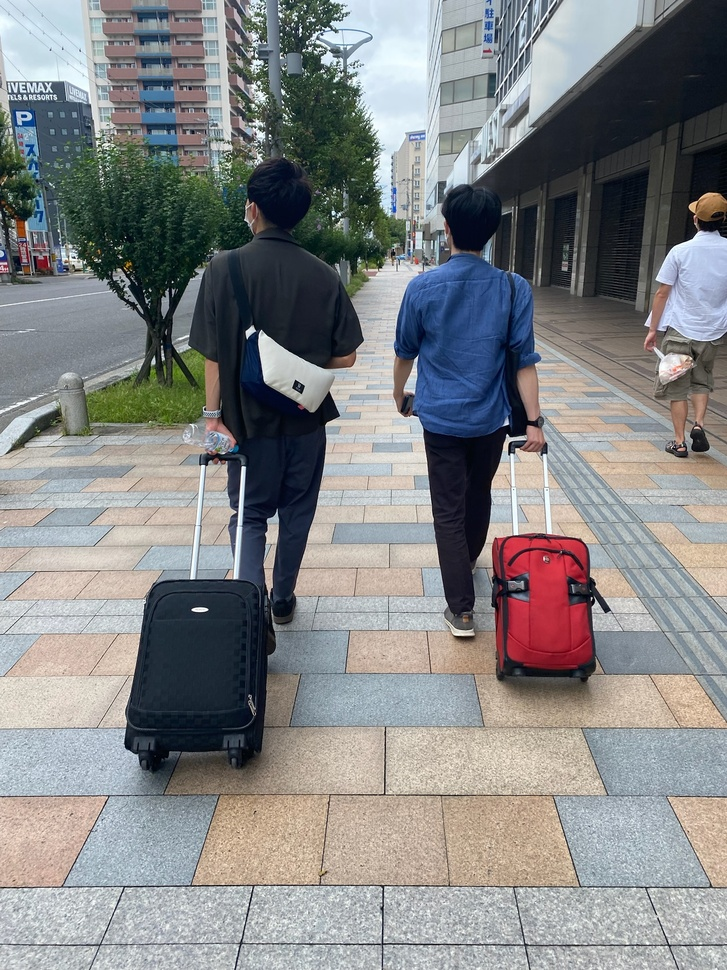
#> input picture input.JPG, 727 x 970 px, shrunk from 1536 x 2048 before the run
$ python -i posterization.py   (imports and definitions only)
#> lines starting #> are read from the running program, lines starting #| are printed output that depends on the picture; after the words box and inside, x2 and y2 are one past the last pixel; in counts of white or black regions, pixels touching at a corner belong together
import cv2
import os
import numpy as np
import argparse
import json

""" view """
SHADOW_UPPER = 25
IN_LOWER = 20
IN_UPPER = 85
OUT_LOWER = 150
EDGE = 2

""" portrait """
# [4 lines of commented-out code are left out]

class Posterization():
    def __init__(self, path):
#> called with path = 'input.JPG'
        self.path = path
        self.img = cv2.imread(path)
#> self.img is the input picture: shape (970, 727, 3); mean B, G, R 133.7, 132.7, 131.5
        self.gray_img = cv2.cvtColor(self.img, cv2.COLOR_RGB2GRAY)
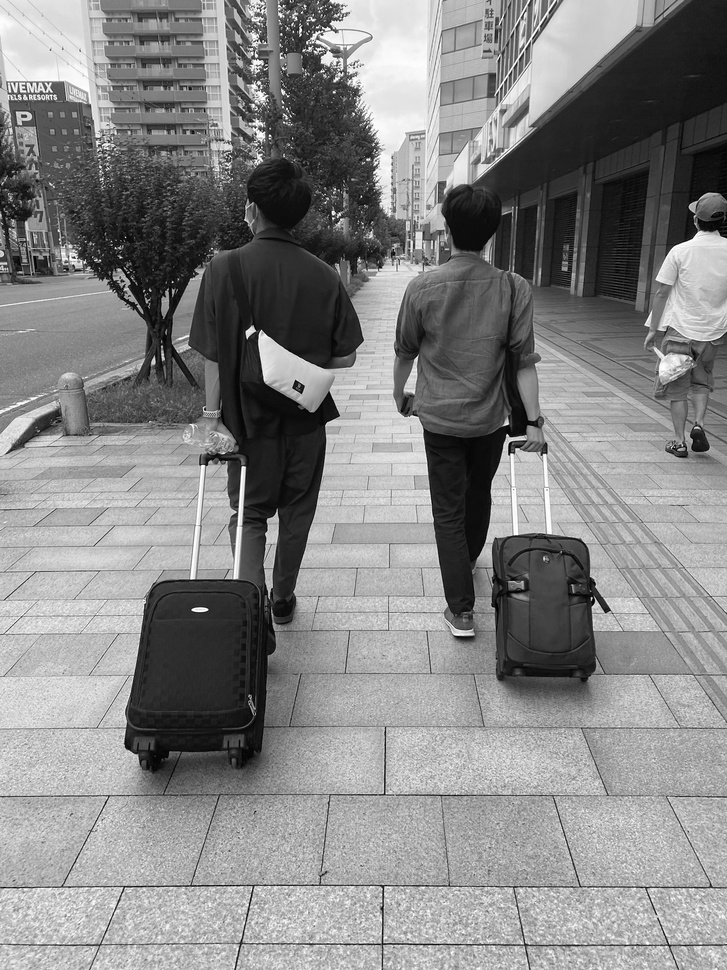
#> self.gray_img: shape (970, 727); min 0, max 255, mean 132.9
        self.gray_img = cv2.GaussianBlur(self.gray_img, (5, 5), 4)

    def get_output(self, n=4, edge=2, shadow_upper=25, in_lower=20, in_upper=85, out_lower=150, color=0):
        colormap = [cv2.COLORMAP_DEEPGREEN, cv2.COLORMAP_OCEAN, cv2.COLORMAP_AUTUMN]
        _, _, sync_img = self.edge_shadow_extract(edge=edge, shadow_upper=shadow_upper)
        pos_img = self.posterization(n=n, in_lower=in_lower, in_upper=in_upper, out_lower=out_lower)
        fin_img = cv2.bitwise_and(pos_img, sync_img)
        fin_img = cv2.applyColorMap(fin_img, colormap[color])
        return fin_img

    def edge_shadow_extract(self, edge=3, shadow_upper=25):
#> called with edge = 2, shadow_upper = 25
        gray = self.gray_img
        edge_img = 255 * np.ones(gray.shape).astype(np.uint8)
        if edge > 0:
            kernel = np.ones((edge,edge),np.uint8)
            edge_img = cv2.Canny(gray, 100, 150)
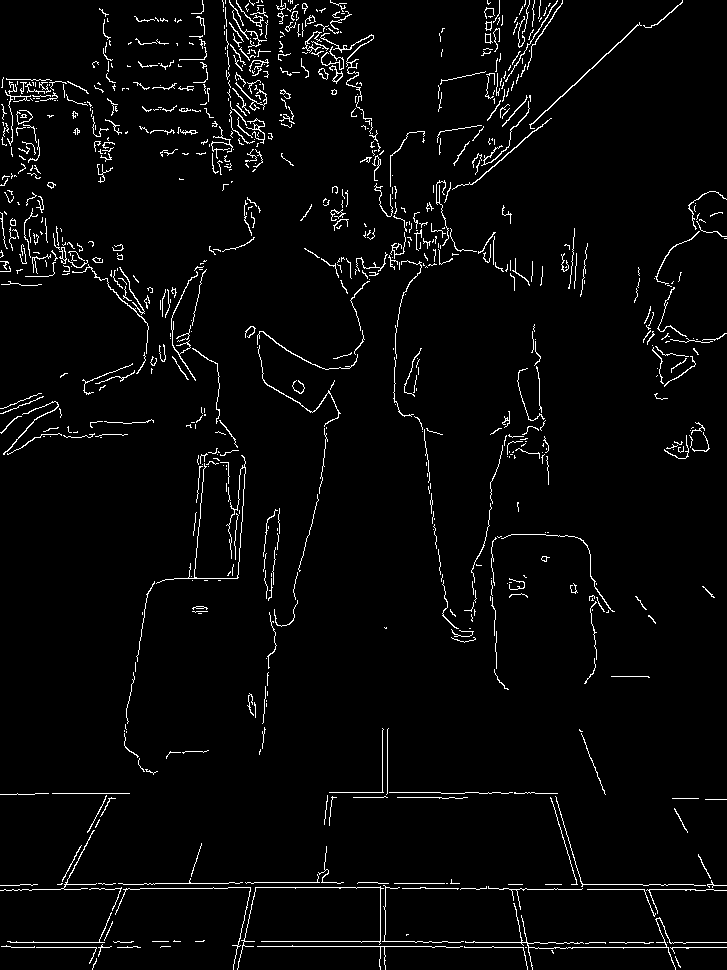
#> edge_img: shape (970, 727); 3.3% white in thin lines or dots
            edge_img = 255 - cv2.dilate(edge_img, kernel, iterations=1)
#> edge_img: shape (970, 727); 92.9% white; black in thin lines or dots
        _, shadow_img = cv2.threshold(gray, shadow_upper, 255, cv2.THRESH_BINARY)
#> shadow_img: shape (970, 727); 95.3% white; 143 black regions (82 under 20 px), largest, box (x1, y1, x2, y2) and area: (231, 291, 335, 515) 6224, (426, 320, 536, 562) 5560, (139, 613, 274, 771) 4422
        shadow_img = cv2.GaussianBlur(shadow_img, (9, 9), 5)
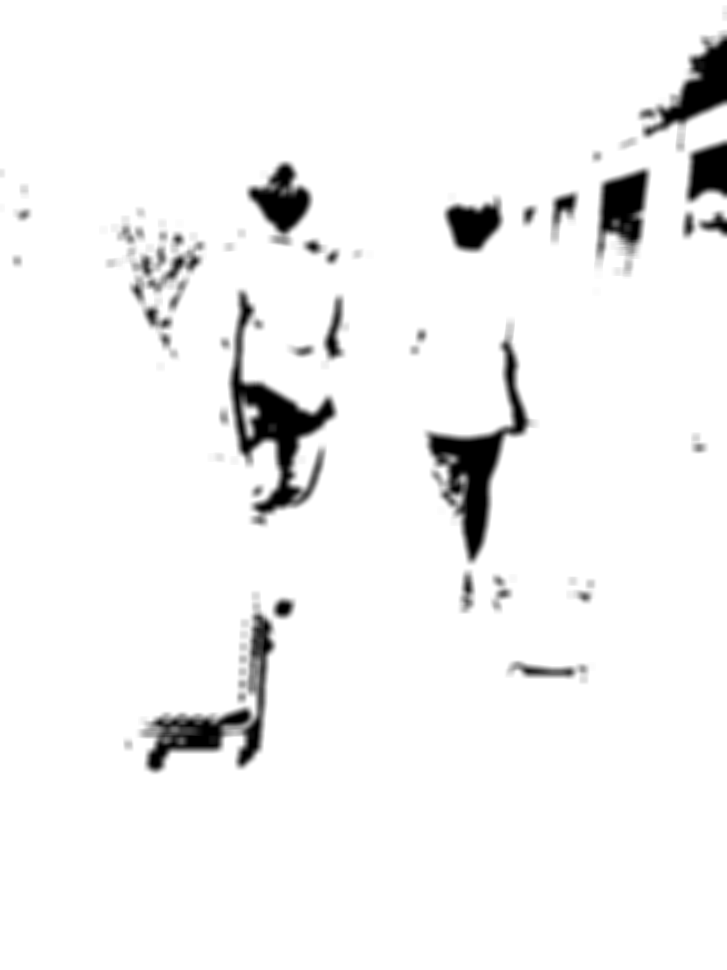
#> shadow_img: shape (970, 727); min 0, max 255, mean 243.1
        sync_img = cv2.bitwise_and(edge_img, shadow_img)
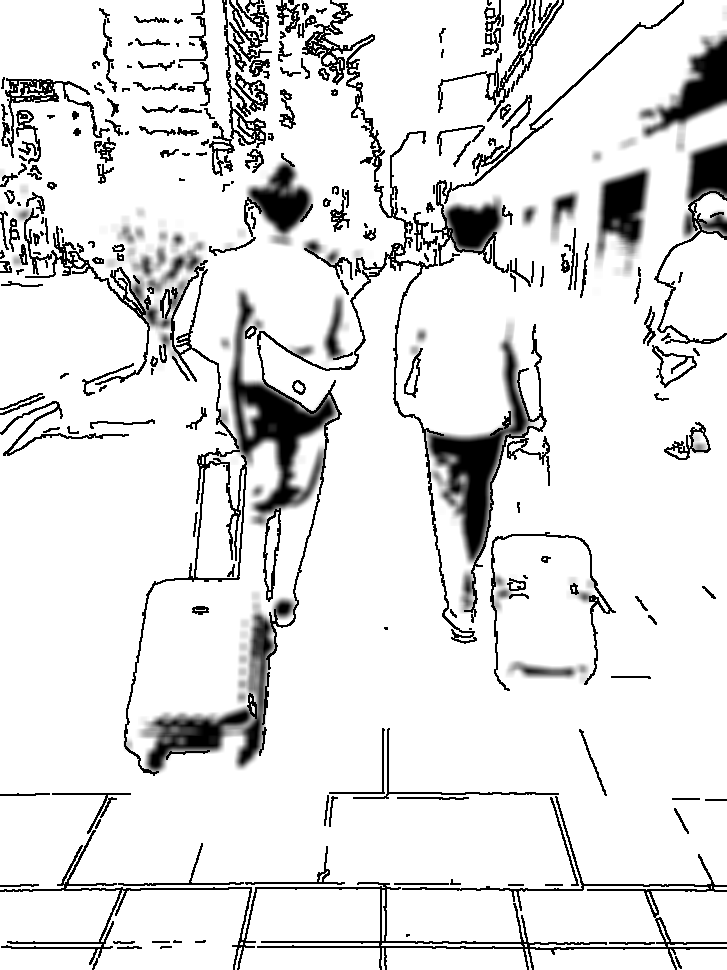
#> sync_img: shape (970, 727); min 0, max 255, mean 225.3
        return edge_img, shadow_img, sync_img

    def posterization(self, n=4, in_lower=20, in_upper=85, out_lower=150):
#> called with n = 4, in_lower = 20, in_upper = 85, out_lower = 150
        img = self.gray_img
        x = np.arange(256)
        ibins = np.linspace(0, 255, n+1)
        ibins_mid = np.linspace(in_lower, in_upper, n-1)
        ibins[1:-1] = ibins_mid
        obins = np.linspace(0, 255, n)
        obins_mid = np.linspace(out_lower, 255, n-1)
        obins[1:] = obins_mid
        digit = np.digitize(x, ibins)-1
        digit[:int(ibins[1])] = n-1
        digit[255] = n-1
        y = obins[digit]
        pos = cv2.LUT(img, y)
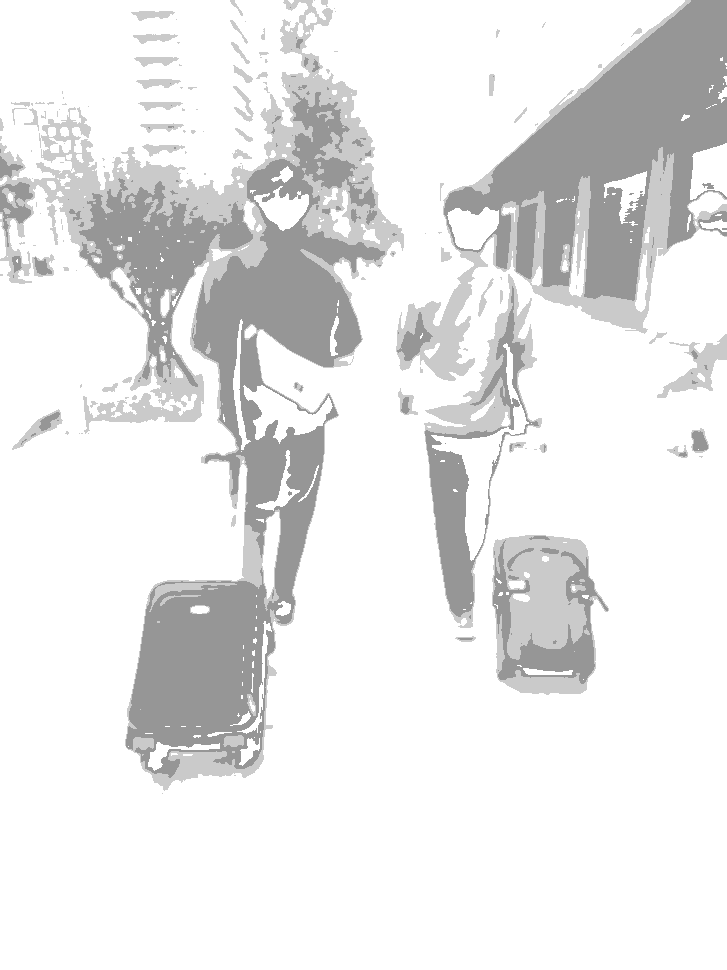
#> pos: shape (970, 727) float64; min 150, max 255, mean 232.4
        return pos.astype(np.uint8)

>>> result = Posterization('input.JPG').get_output()
#> in get_output, `fin_img = cv2.applyColorMap(fin_img, colormap[color])`:
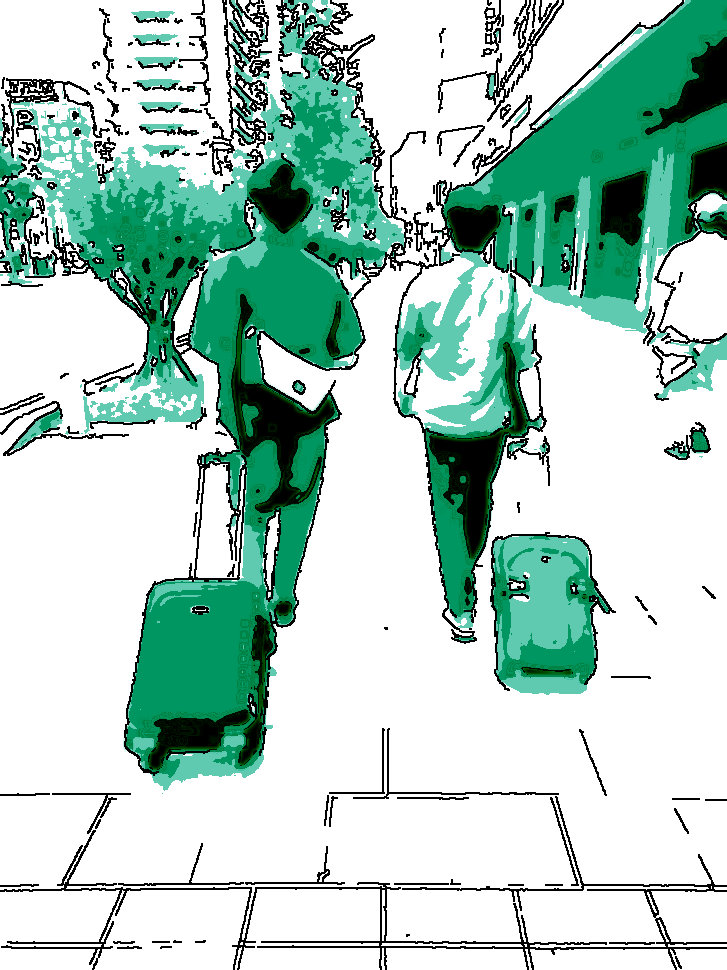
#> fin_img: shape (970, 727, 3); mean B, G, R 195.6, 206.3, 175.1
